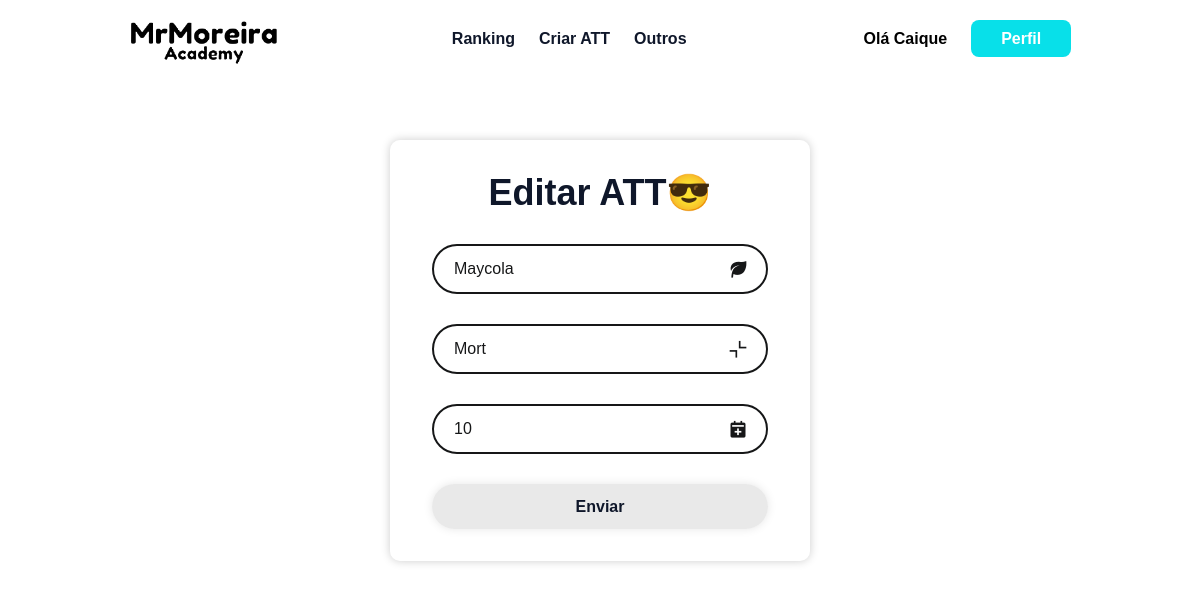
Screenshot of /pages/edit_att.php?atividade_codigo=10 (signed in) with the database file from the repository.
### tables this page shows
CREATE TABLE `entrega_atividade` (
  `atividade_codigo` int NOT NULL,
  `atividade_nome` varchar(50) NOT NULL,
  `atividade_aluno` int NOT NULL,
  `atividade_nota` varchar(4) NOT NULL,
  `atividade_data_entrega` datetime DEFAULT CURRENT_TIMESTAMP,
  `atividade_observacoes` text
);

### includes/edit_att.php (the view, shortened to what this page needs)
<?php
$db = new Database();
$conn = $db->connect();
$atividade_codigo = $_GET['atividade_codigo'];
$query = "SELECT * FROM entrega_atividade WHERE atividade_codigo = :atividade_codigo";
$stmt = $conn->prepare($query);
$stmt->bindParam(':atividade_codigo', $atividade_codigo);
$stmt->execute();
$atividade = $stmt->fetch();
?>
<div class="center">
    <div class="wrapper">
        <form action="../processer/edit_att.php" method="post">
            <h1>Editar ATT😎</h1>
            <div class="input-box">
                <input type="text" name="atividade_nome" placeholder="Nome Da Atividade" required value="<?php echo htmlspecialchars($atividade['atividade_nome']); ?>">
                <i class='bx bxs-leaf'></i>
            </div>
            <div class="input-box">
                <input type="text" name="atividade_observacoes" placeholder="Observações" required value="<?php echo htmlspecialchars($atividade['atividade_observacoes']); ?>">
                <i class='bx bx-collapse-alt'></i>
            </div>
            <div class="input-box">
                <input type="number" name="atividade_nota" placeholder="Nota 0 A 10" min="0" max="10" required value="<?php echo htmlspecialchars($atividade['atividade_nota']); ?>">
                <i class='bx bxs-calendar-plus'></i>
            </div>
            <button type="submit" name="btn-send" class="btn-send">Enviar</button>
        </form>
    </div>
</div>

### includes/css/colors.css (style rules this page uses)
* { margin: 0; box-sizing: border-box; font-family: 'montserrat', sans-serif; }
:root { --main-color: #08E0E9; --text-color: #0f172a; --another-dark: #161718; --blanco-color: #ffff; --cinza: #d8d8d88e; }

### includes/css/criar_att.css (style rules this page uses)
.center { display: flex; justify-content: center; align-items: center; }
.wrapper { margin-top: 5%; margin-bottom: 5%; width: 420px; border: 2px solid rgba(255, 255, 255, .2); backdrop-filter: blur(20px); box-shadow: 0 0 10px rgba(0, 0, 0, .2); color: var(--another-dark); border-radius: 10px; padding: 30px 40px; }
.wrapper h1 { font-size: 36px; text-align: center; color: var(--text-color); }
.wrapper .input-box { position: relative; width: 100%; height: 50px; margin: 30px 0; }
.input-box input { width: 100%; height: 100%; background: transparent; border: none; outline: none; border: 2px solid var(--another-dark); border-radius: 40px; font-size: 16px; color: var(--another-dark); padding: 20px 45px 20px 20px; }
.input-box input::placeholder { color: var(--another-dark) }
.input-box i { position: absolute; right: 20px; top: 50%; transform: translateY(-50%); font-size: 20px; }
.wrapper .btn-send { width: 100%; height: 45px; background: var(--cinza); border: none; outline: none; border-radius: 40px; box-shadow: 0 0 10px rgba(0, 0, 0, .1); font-size: 16px; color: var(--text-color); cursor: pointer; font-weight: 600; }
.input-box input[type=number] { -moz-appearance: textfield; }

### rows the page displays
entrega_atividade: atividade_nome "Maycola", atividade_observacoes "Mort", atividade_nota "10"

### other values shown
$_SESSION['nome'] "Caique"
